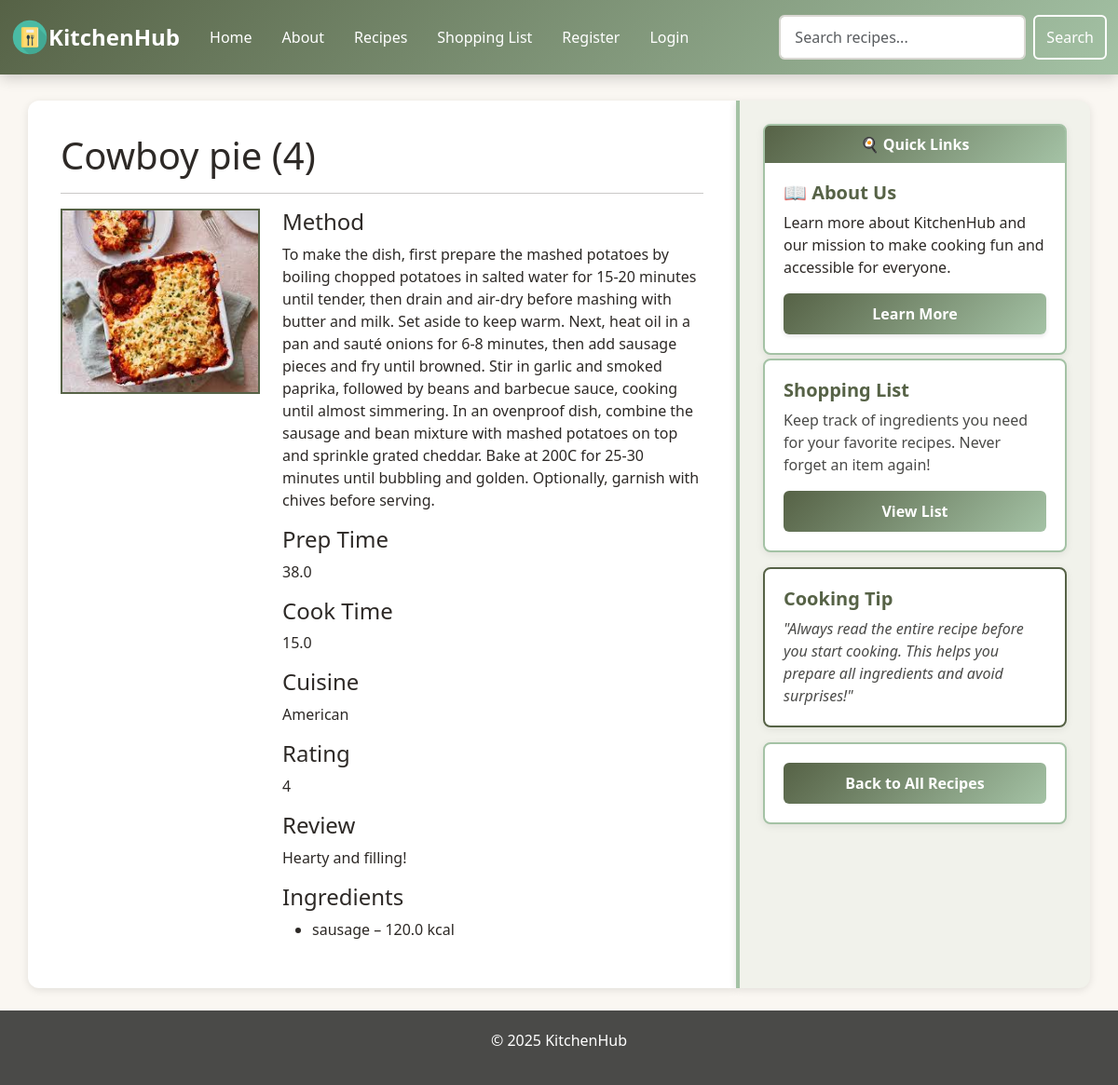
Page /recipe/18/ on the committed database.
### tables this page shows
CREATE TABLE recipes (
        id INTEGER PRIMARY KEY AUTOINCREMENT,
        name TEXT NOT NULL,
        method TEXT,
        cook_time FLOAT,
        prep_time FLOAT,
        portion INTEGER
    , poster TEXT, cuisine TEXT, tired BOOLEAN, rating INTEGER, review TEXT);

CREATE TABLE ingredients (
        id INTEGER PRIMARY KEY AUTOINCREMENT,
        name TEXT NOT NULL,
        type TEXT,
        kcal FLOAT
    );

### app.py (the view)
@app.route('/recipe/<int:id>/')
def recipe(id):
    data = get_recipe_by_id(id)
    if not data:
        flash('Requested recipe not found!', 'warning')
        return redirect(url_for('recipes'))
    recipe, ingredients, ingredient_ids = data
    return render_template(
        'recipe.html',
        title=recipe['name'],
        recipe=recipe,
        ingredients=ingredients
    )

### app.py (called while the page is built)
@app.context_processor
def inject_csrf_token():
    return dict(csrf_token=generate_csrf())

@app.context_processor
def inject_site_name():
    return dict(siteName="KitchenHub")

### db/db.py (called while the page is built)
def get_db_connection():
    BASE_DIR = os.path.dirname(os.path.abspath(__file__))
    DB_PATH = os.path.join(BASE_DIR, "database.db")
    conn = sqlite3.connect(DB_PATH)
    conn.row_factory = sqlite3.Row
    return conn

def get_recipe_by_id(recipe_id):
    conn = get_db_connection()
    recipe = conn.execute("SELECT * FROM recipes WHERE id = ?", (recipe_id,)).fetchone()
    conn.close()
    if not recipe:
        return None
    ingredients, ingredient_ids = get_recipe_ingredients(recipe_id)
    return recipe, ingredients, ingredient_ids

def get_recipe_ingredients(recipe_id):
    conn = get_db_connection()
    rows = conn.execute("""
        SELECT ingredients.* FROM ingredients
        JOIN recipe_ingredients
        ON ingredients.id = recipe_ingredients.ingredient_id
        WHERE recipe_ingredients.recipe_id = ?""", (recipe_id,)).fetchall()
    ids = [row["id"] for row in rows]
    conn.close()
    return rows, ids

### templates/recipe.html (shortened to what this page needs)
{% extends "base.html" %}
{% set title = recipe['name'] %}
{% block content %}
<h1>{{ recipe['name'] }} ({{ recipe['portion'] }})</h1>
<hr>
<div class="row">
    <div class="col-md-4 mb-3 text-center">
        <img src="{{ recipe['poster'] }}" alt="Image for {{ recipe['name'] }}" class="img-fluid" style="border: 2px solid #566246;">
    </div>
    <div class="col-md-8">
        <h4>Method</h4>
        <p>{{ recipe['method'] }}</p>
        <h4>Prep Time</h4>
        <p>{{ recipe['prep_time'] }}</p>
        <h4>Cook Time</h4>
        <p>{{ recipe['cook_time'] }}</p>
        <h4>Cuisine</h4>
        <p>{{ recipe['cuisine'] }}</p>
        <h4>Rating</h4>
        <p>{{ recipe['rating'] }}</p>
        <h4>Review</h4>
        <p>{{ recipe['review'] }}</p>
        <h4>Ingredients</h4>
        {% if ingredients %}
            <ul>
                {% for ing in ingredients %}
                    <li>{{ ing['name'] }} – {{ ing['kcal'] }} kcal</li>
                {% endfor %}
            </ul>
        {% else %}
            <p>No ingredients listed for this recipe.</p>
        {% endif %}
    </div>
</div>
{% endblock %}
{% block sidebarContent %}
    <div class="card text-center mt-3">
        <div class="card-body">
            <a href="{{ url_for('recipes') }}" class="btn btn-secondary w-100">Back to All Recipes</a>
        </div>
    </div>
{% endblock %}

### static/styles.css (style rules this page uses)
body { background-color: #faf7f2; color: #2d2926; font-family: 'Segoe UI', Tahoma, Geneva, Verdana, sans-serif; }
#sidebar .card { background-color: #ffffff; border: 2px solid #a4c2a5; border-radius: 8px; margin-bottom: 20px; }
#sidebar .card-body { padding: 20px; }
.btn-secondary { background: linear-gradient(135deg, #566246 0%, #a4c2a5 100%); color: white; border: none; padding: 10px 25px; font-weight: 600; border-radius: 6px; transition: all 0.3s ease; }
.card { border-radius: 10px; border: 1px solid #dad8d3; box-shadow: 0 2px 8px rgba(0, 0, 0, 0.08); transition: all 0.3s ease; margin-bottom: 20px; }

### rows in the picture
recipes: name "Cowboy pie", portion "4", poster (picture), method "To make the dish, first prepare the mashed potatoes by boiling chopped potatoes in salted water for 15-20 minutes until tender, then drain and air-dry before mashing with butter and milk. Set aside to keep warm. Next, heat oil in a pan and sauté onions for 6-8 minutes, then add sausage pieces and fry until browned. Stir in garlic and smoked paprika, followed by beans and barbecue sauce, cooking until almost simmering. In an ovenproof dish, combine the sausage and bean mixture with mashed potatoes on top and sprinkle grated cheddar. Bake at 200C for 25-30 minutes until bubbling and golden. Optionally, garnish with chives before serving.", prep_time "38.0", cook_time "15.0", cuisine "American", rating "4", review "Hearty and filling!"
ingredients: name "sausage", kcal "120.0"

### other values in the picture
{{ siteName }} "KitchenHub"
